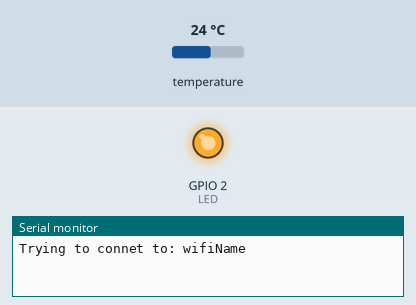
This sketch was run on a simulated ESP8266 (NodeMCU). Parts: output pins drawn as LEDs (lit = HIGH), the last lines printed to the serial monitor. Inputs (shaded band) come from the test bench; at power-on: temperature 24 °C. WiFi joins after 1.5 s; servers stay silent unless stated; uploads are accepted with an empty reply.

Above: at 0.1 s.
At 1.6 s:
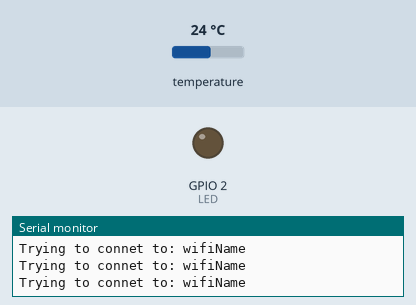
Timing chart, 0 to 3.1 s (numbered marks = the images above):
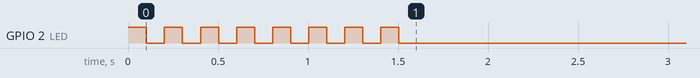

The sketch:

Jsonserializer.ino
```cpp
/*
   This Skecth is disigned for posting a json data adquired from a sensor connneted via NodeMCU or Rasberry Pi
   then, Posted it to a DJANGO Webapp running either locally or Hosted.
   This Sketch is built from several tutorial finded surfing the Web.
   See Reference below.
   Designed, and programmed by Ranger Geronimo.
   Created on : 2020-01-15
   Update  on : 2020-03-31
   Current Version:  3.0.1
   This example uses MPU6050, feel free to adacte to another kind of sensor.
*/

#include <ESP8266WiFi.h>
#include <ESP8266HTTPClient.h>
#include <Wire.h>
#include <MPU6050.h>
#include <ArduinoJson.h>  // Must be ArduinoJson Version 6.0 o later

#define SERVER_IP "severIP"

//Network Credential
#define STASSID "wifiName"
#define STAPSK  "wifiPassword"

//variable for Wifi Connect
#define LED 2
#define on  false
#define off true

//global var to hold gathered temp
float temp;
float tempC;
float tempF;

void wifi_connect() {

  pinMode(LED, OUTPUT);
  digitalWrite(LED, off);
  WiFi.mode(WIFI_STA); // set the ESP8266 to be a WiFi-client
  WiFi.begin(STASSID, STAPSK);
  while (WiFi.status() != WL_CONNECTED) {

    Serial.printf("Trying to connet to: ");
    Serial.println(STASSID);
    blink();
  }

  Serial.print("Conneted  to: ");
  Serial.println(STASSID);
  Serial.print("Ip Address: ");
  Serial.println(WiFi.localIP());
}


void blink() {

  digitalWrite(LED, off);
  delay(100);
  digitalWrite(LED, on);
  delay(100);
}

MPU6050 object;

void setup()  {
  // uncomment if your planning use Arduino Serial Monitor
  Serial.begin(115200);
  while (!Serial) continue; // Wait for Serial port.

  while (!object.begin(MPU6050_SCALE_2000DPS, MPU6050_RANGE_2G))
  {
    Serial.println("Could not find a valid MPU6050 sensor, check wiring!");
  }
  // Connect to wifi Network
  wifi_connect();

}


void loop() {

  // Allocate a temporary memory for JsonDocument
  const size_t capacity = JSON_ARRAY_SIZE(12) + JSON_OBJECT_SIZE(3) + 50;
  DynamicJsonDocument doc(capacity);

  //Add values in the document
  doc["name"] = "ds18b20";
  doc["kind"] = "temperature";

  // Create the "values" array to hold sensor reading and add to doc object.
  JsonArray Values = doc.createNestedArray("values");

  //  Gather Sensor temperature Values
  for (int pin = 1; pin < 10; pin++) {
    temp = object.readTemperature();
    Values.add(temp);

  }

  //  Start Posting Request
  WiFiClient client;
  HTTPClient http;

  if ((WiFi.status() == WL_CONNECTED)) {

    Serial.printf("[HTTP] begin...\n");

    http.begin(client, "http://" SERVER_IP "/sensor/"); // Begin HTTP Resquest
    http.addHeader("content-Type", "application/json");   //  Specify Type of Header in HTTP Resquest (POST)

    String postData; // String to encode Json document

    serializeJson(doc, postData);

    int post = http.POST(postData);     //Send POST request

    if (post > 0) {
      Serial.printf("[HTTP] POST code: %d\n", post);

      //       file found at server
      if (post == HTTP_CODE_OK) {
        const String& payload = http.getString();
        Serial.print("received payload:\n<<");
        Serial.println(payload); // Response returned for Web App
        Serial.println(">>");
      }

    } else {
      Serial.printf("[HTTP] POST failed, error: %s\n", http.errorToString(post).c_str());
    }

    http.end();  // Close connection to relase resources

  }

  delay(5000); //  Delay before next Hppt Post request

}


/*
   https://techtutorialsx.com/2016/07/21/esp8266-post-requests
   https://techtutorialsx.com/2017/01/07/flask-parsing-json-data
   https://github.com/esp8266/Arduino/tree/master/libraries/ESP8266HTTPClient/examples/PostHttpClient
*/
```
